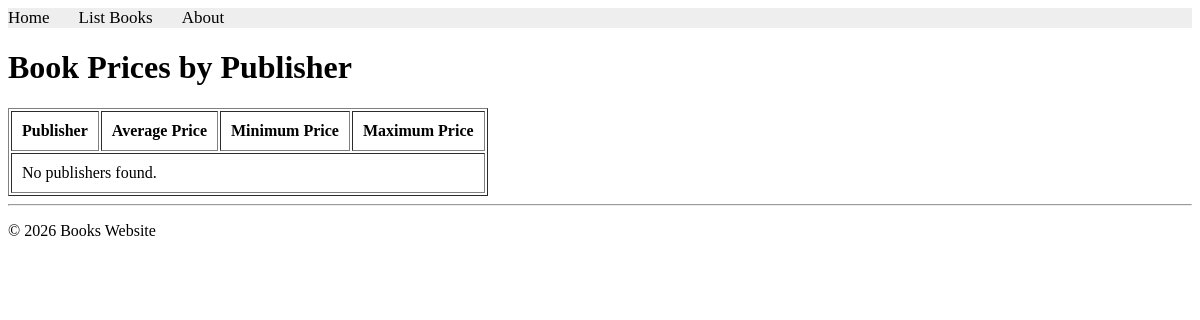
The app's page /books/lab9/task4, older data.
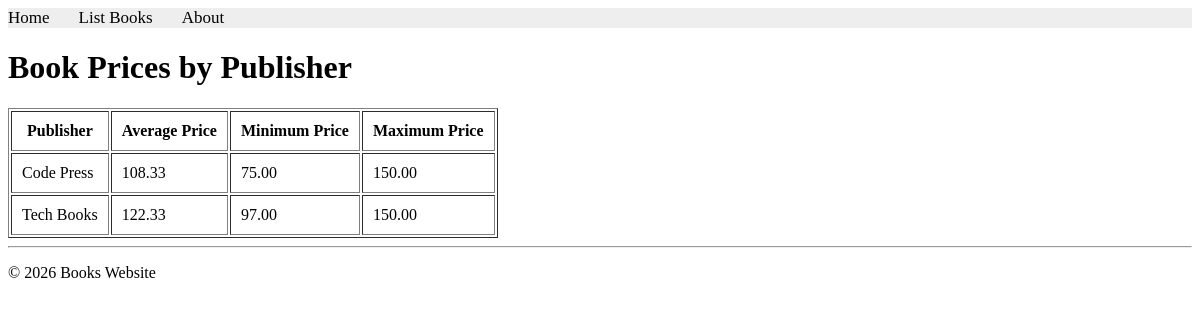
The same page, newer data.
### apps/bookmodule/models.py (models this page shows)
class Publisher(models.Model):
    name = models.CharField(max_length=200)
    location = models.CharField(max_length=300)

### apps/bookmodule/views.py (the view)
# urls.py: path("lab9/task4", views.lab9_task4, name="lab9_task4"),#لاب9تاسك4
def lab9_task4(request):
    publishers = Publisher.objects.annotate(
        average_price=Avg("book__price"),
        minimum_price=Min("book__price"),
        maximum_price=Max("book__price")
    ).order_by("name")
    return render(
        request,
        "bookmodule/publisherPrices.html",
        {"publishers": publishers}
    )

### apps/templates/bookmodule/publisherPrices.html (shortened to what this page needs)
{% extends "layouts/base.html" %}
{% block content %}
<h1>Book Prices by Publisher</h1>
<table border="1" cellpadding="10">
    <tr>
        <th>Publisher</th>
        <th>Average Price</th>
        <th>Minimum Price</th>
        <th>Maximum Price</th>
    </tr>
    {% for publisher in publishers %}
    <tr>
        <td>{{ publisher.name }}</td>
        <td>{{ publisher.average_price|floatformat:2|default:"No books" }}</td>
        <td>{{ publisher.minimum_price|floatformat:2|default:"No books" }}</td>
        <td>{{ publisher.maximum_price|floatformat:2|default:"No books" }}</td>
    </tr>
    {% empty %}
    <tr>
        <td colspan="4">No publishers found.</td>
    </tr>
    {% endfor %}
</table>
{% endblock content %}

### apps/templates/layouts/base.html (shortened to what this page needs)
<!DOCTYPE html>
<html>
{% load static %}
<head>
  <link rel="stylesheet" href="{% static 'styles.css' %}">
  <link rel="stylesheet" href="{% static 'styles.css' %}">
  <link rel="stylesheet" href="https://cdnjs.cloudflare.com/ajax/libs/font-awesome/4.7.0/css/font-awesome.min.css">
</head>
<body>
    {% include "includes/header.html" %}
    {% block content %} {% endblock content %}
    {% include "includes/footer.html" %}
</body>
</html>

### apps/templates/includes/header.html
{% with request.resolver_match.url_name as url_name %}
<div class="topnav">
    <a class="{% if url_name == 'books.index' %}active{% endif %}" href="{% url 'books.index' %}">Home</a>
    <a class="{% if url_name == 'books.list_books' %}active{% endif %}" href="{% url 'books.list_books' %}">List Books</a>
    <a class="{% if url_name == 'books.aboutus' %}active{% endif %}" href="{% url 'books.aboutus' %}">About</a>
</div>
{% endwith %}

### apps/templates/includes/footer.html
<hr>
<p>&copy; 2026 Books Website</p>

### apps/static/styles.css (style rules this page uses)
.topnav { background-color: #eeeeee; width: 100%; }
.topnav a { color: #000000; text-align: center; margin-right: 25px; text-decoration: none; font-size: 17px; }

Row changes from the older to the newer data that the page shows:
added Publisher: name "Code Press", average_price "108.33", minimum_price "75.00", maximum_price "150.00"
added Publisher: name "Tech Books", average_price "122.33", minimum_price "97.00", maximum_price "150.00"
Text that changed along with them:
text no longer shown: "No publishers found."
